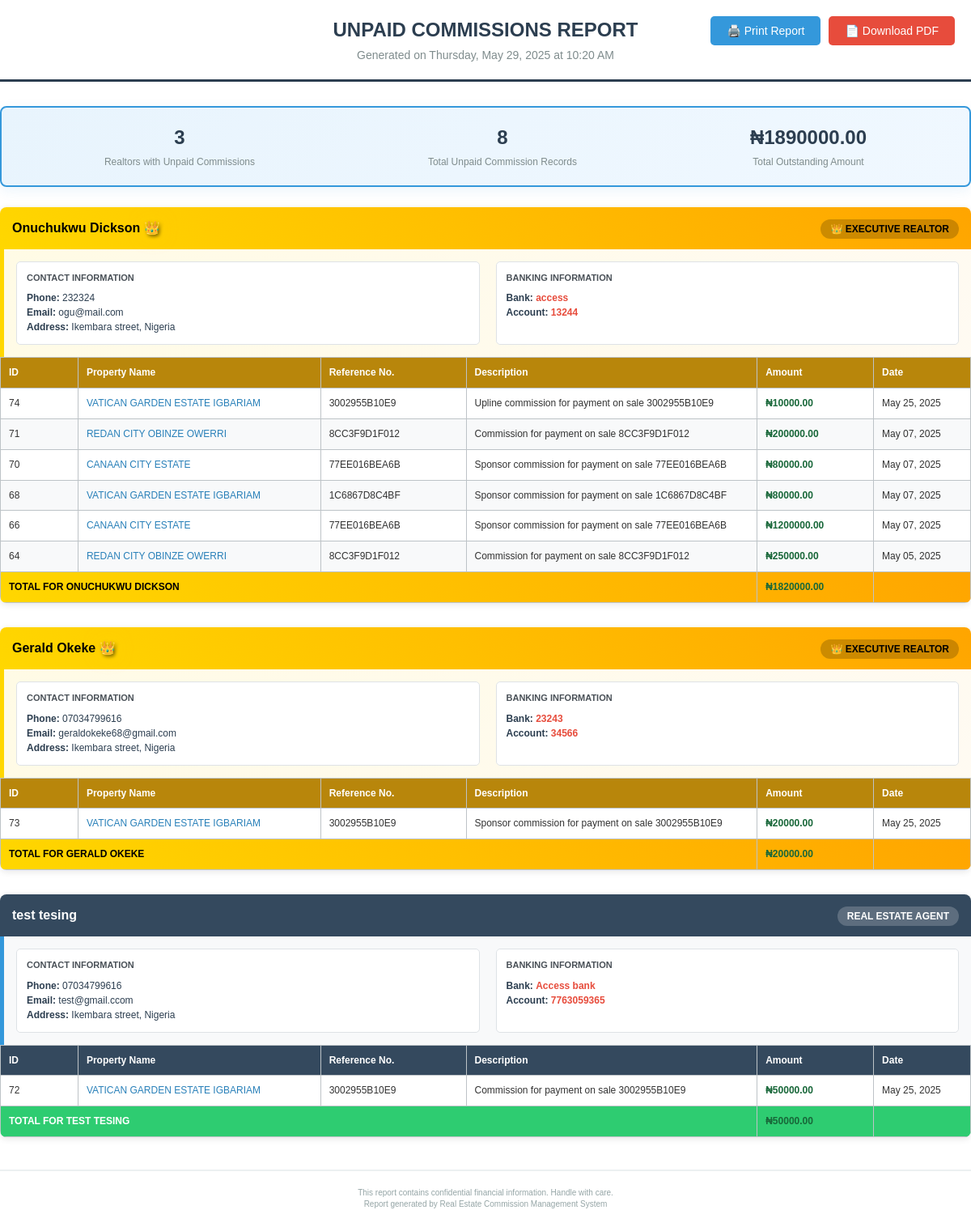
Screenshot of /commissions/unpaid/print/ (signed in) with the database file from the repository.
### estate/models.py (models this page shows, shortened)
class Realtor(models.Model):
    STATUS_CHOICES = [
        ('regular', 'Regular Realtor'),
        ('executive', 'Executive Realtor'),
    ]
    first_name = models.CharField(max_length=100)
    last_name = models.CharField(max_length=100)
    email = models.EmailField(unique=True)
    phone = models.CharField(max_length=20)
    image = models.ImageField(upload_to='realtors/', blank=True, null=True)
    address = models.CharField(max_length=255)
    country = models.CharField(max_length=100)
    status = models.CharField(
        max_length=20,
        choices=STATUS_CHOICES,
        default='regular',
        help_text="Realtor status - can be changed by admin"
    )
    account_number = models.CharField(max_length=50)
    bank_name = models.CharField(max_length=100)
    referral_code = models.CharField(max_length=8, unique=True)
    sponsor_code = models.CharField(max_length=8, blank=True, null=True)
    sponsor = models.ForeignKey('self', on_delete=models.SET_NULL, blank=True, null=True, related_name='referrals')
    total_commission = models.DecimalField(max_digits=12, decimal_places=2, default=0.00)
    paid_commission = models.DecimalField(max_digits=12, decimal_places=2, default=0.00)
    created_at = models.DateTimeField(auto_now_add=True)
    updated_at = models.DateTimeField(auto_now=True)
    @property
    def full_name(self):
        return f"{self.first_name} {self.last_name}"
    @property
    def is_executive(self):
        return self.status == 'executive'
    class Meta:
        ordering = ['status', 'last_name', 'first_name']  # Executive realtors first
        indexes = [
            models.Index(fields=['status']),
            models.Index(fields=['referral_code']),
        ]

class Commission(models.Model):
    realtor = models.ForeignKey(Realtor, on_delete=models.CASCADE, related_name='commissions')
    amount = models.DecimalField(max_digits=12, decimal_places=2)
    description = models.CharField(max_length=255)  # e.g., "Commission for Property XYZ sale"
    property_reference = models.CharField(max_length=100, blank=True, null=True)  # Reference to property sold
    is_paid = models.BooleanField(default=False)
    paid_date = models.DateTimeField(blank=True, null=True)
    created_at = models.DateTimeField(auto_now_add=True)

class PropertySale(models.Model):
    PROPERTY_TYPE_CHOICES = [
        ('building', 'Building Property'),
        ('land', 'Land'),
    ]
    PAYMENT_PLAN_CHOICES = [
        ('outright', 'Outright Purchase'),
        ('3_months', '3 Months Plan'),
        ('6_months', '6 Months Plan'),
    ]
    MARITAL_STATUS_CHOICES = [
        ('single', 'Single'),
        ('married', 'Married'),
        ('divorced', 'Divorced'),
        ('widowed', 'Widowed'),
    ]
    ID_TYPE_CHOICES = [
        ('national_id', 'National ID'),
        ('intl_passport', 'International Passport'),
        ('drivers_license', 'Driver\'s License'),
        ('voters_card', 'Voter\'s Card'),
    ]
    def generate_reference_number():
        return ''.join(uuid.uuid4().hex[:12].upper())
    reference_number = models.CharField(max_length=12, default=generate_reference_number, unique=True, editable=False)
    description = models.TextField(max_length=255)
    property_type = models.CharField(max_length=10, choices=PROPERTY_TYPE_CHOICES)
    property_item = models.ForeignKey(Property, on_delete=models.CASCADE, related_name='sales')  # Renamed from 'property'
    quantity = models.PositiveIntegerField(help_text="Number of plots or buildings")
    client_name = models.CharField(max_length=255, blank=True, null=True)
    client_address = models.TextField( blank=True, null=True)
    client_phone = models.CharField(max_length=20, blank=True, null=True)
    client_email = models.EmailField(max_length=255, blank=True, null=True)
    marital_status = models.CharField(max_length=10, choices=MARITAL_STATUS_CHOICES, default='single')
    spouse_name = models.CharField(max_length=255, blank=True, null=True)
    spouse_phone = models.CharField(max_length=20, blank=True, null=True)
    id_type = models.CharField(max_length=15, choices=ID_TYPE_CHOICES, blank=True, null=True)
    id_number = models.CharField(max_length=50, blank=True, null=True)
    lga_of_origin = models.CharField(max_length=100, blank=True, null=True)
    town_of_origin = models.CharField(max_length=100, blank=True, null=True)
    state_of_origin = models.CharField(max_length=100, blank=True, null=True)
    bank_name = models.CharField(max_length=255, blank=True, null=True)
    account_number = models.CharField(max_length=20, blank=True, null=True)
    account_name = models.CharField(max_length=255, blank=True, null=True)
    next_of_kin_name = models.CharField(max_length=255, blank=True, null=True)
    next_of_kin_address = models.TextField( blank=True, null=True)
    next_of_kin_phone = models.CharField(max_length=20, blank=True, null=True)
    original_price = models.DecimalField(max_digits=12, decimal_places=2)
    selling_price = models.DecimalField(max_digits=12, decimal_places=2)
    amount_paid = models.DecimalField(max_digits=12, decimal_places=2, default=0)
    payment_plan = models.CharField(max_length=10, choices=PAYMENT_PLAN_CHOICES, default='outright')
    realtor = models.ForeignKey(Realtor, on_delete=models.CASCADE, related_name='sales')
    realtor_commission_percentage = models.DecimalField(max_digits=5, decimal_places=2, default=0)
    sponsor_commission_percentage = models.DecimalField(max_digits=5, decimal_places=2, default=0)
    upline_commission_percentage = models.DecimalField(max_digits=5, decimal_places=2, default=0)
    created_at = models.DateTimeField(auto_now_add=True)
    updated_at = models.DateTimeField(auto_now=True)

class Property(models.Model):
    STATES_CHOICES = [
        ('abia', 'Abia'),
        ('adamawa', 'Adamawa'),
        ('akwa_ibom', 'Akwa Ibom'),
        ('anambra', 'Anambra'),
        ('bauchi', 'Bauchi'),
        ('bayelsa', 'Bayelsa'),
        ('benue', 'Benue'),
        ('borno', 'Borno'),
        ('cross_river', 'Cross River'),
        ('delta', 'Delta'),
        ('ebonyi', 'Ebonyi'),
        ('edo', 'Edo'),
        ('ekiti', 'Ekiti'),
        ('enugu', 'Enugu'),
        ('fct', 'Federal Capital Territory'),
        ('gombe', 'Gombe'),
        ('imo', 'Imo'),
        ('jigawa', 'Jigawa'),
        ('kaduna', 'Kaduna'),
        ('kano', 'Kano'),
        ('katsina', 'Katsina'),
        ('kebbi', 'Kebbi'),
        ('kogi', 'Kogi'),
        ('kwara', 'Kwara'),
        ('lagos', 'Lagos'),
        ('nasarawa', 'Nasarawa'),
        ('niger', 'Niger'),
        ('ogun', 'Ogun'),
        ('ondo', 'Ondo'),
        ('osun', 'Osun'),
        ('oyo', 'Oyo'),
        ('plateau', 'Plateau'),
        ('rivers', 'Rivers'),
        ('sokoto', 'Sokoto'),
        ('taraba', 'Taraba'),
        ('yobe', 'Yobe'),
        ('zamfara', 'Zamfara'),
    ]
    name = models.CharField(max_length=255)
    description = models.TextField()
    location = models.CharField(max_length=100, choices=STATES_CHOICES)
    address = models.TextField()
    created_at = models.DateTimeField(auto_now_add=True)
    updated_at = models.DateTimeField(auto_now=True)
    class Meta:
        verbose_name_plural = "Properties"

### estate/views.py (the view)
# urls.py: path('commissions/unpaid/print/', views.unpaid_commissions_print, name='unpaid_commissions_print'),
@login_required
def unpaid_commissions_print(request):
    unpaid_commissions = Commission.objects.filter(
        is_paid=False
    ).select_related(
        'realtor'
    ).order_by('realtor__last_name', 'realtor__first_name', '-created_at')
    property_sales = {}
    for commission in unpaid_commissions:
        if commission.property_reference:
            try:
                sale = PropertySale.objects.select_related('property_item').get(
                    reference_number=commission.property_reference
                )
                property_sales[commission.property_reference] = sale
            except PropertySale.DoesNotExist:
                property_sales[commission.property_reference] = None
    from django.db import models
    total_unpaid_amount = unpaid_commissions.aggregate(
        total=models.Sum('amount')
    )['total'] or 0
    commissions_by_realtor = {}
    for commission in unpaid_commissions:
        realtor_id = commission.realtor.id
        if realtor_id not in commissions_by_realtor:
            commissions_by_realtor[realtor_id] = {
                'realtor': commission.realtor,
                'commissions': [],
                'total': 0
            }
        commissions_by_realtor[realtor_id]['commissions'].append(commission)
        commissions_by_realtor[realtor_id]['total'] += commission.amount
    context = {
        'unpaid_commissions': unpaid_commissions,
        'commissions_by_realtor': commissions_by_realtor,
        'property_sales': property_sales,
        'total_unpaid_amount': total_unpaid_amount,
        'total_realtors': len(commissions_by_realtor),
        'total_commissions_count': unpaid_commissions.count(),
        'print_date': timezone.now(),
    }
    return render(request, 'user/unpaid_commissions_print.html', context)

### estate/templates/user/unpaid_commissions_print.html (shortened to what this page needs)
{% load dict_extras %}
<!DOCTYPE html>
<html lang="en">
<head>
</head>
<body>
    <div class="action-buttons">
        <button class="print-button" onclick="window.print()">🖨️ Print Report</button>
        <button class="pdf-button" onclick="downloadPDF()">📄 Download PDF</button>
    </div>
    <div class="header">
        <h1>UNPAID COMMISSIONS REPORT</h1>
        <p>Generated on {{ print_date|date:"l, F d, Y" }} at {{ print_date|time:"g:i A" }}</p>
    </div>
    <div class="summary-section">
        <div class="summary-stats">
            <div class="summary-item">
                <h3>{{ total_realtors }}</h3>
                <p>Realtors with Unpaid Commissions</p>
            </div>
            <div class="summary-item">
                <h3>{{ total_commissions_count }}</h3>
                <p>Total Unpaid Commission Records</p>
            </div>
            <div class="summary-item">
                <h3 class="total-amount">₦{{ total_unpaid_amount|floatformat:2 }}</h3>
                <p>Total Outstanding Amount</p>
            </div>
        </div>
    </div>
    {% for realtor_data in commissions_by_realtor.values %}
    <div class="realtor-section">
        <div class="realtor-header {% if realtor_data.realtor.is_executive %}executive{% endif %}">
            <div>
                <strong>{{ realtor_data.realtor.full_name }}</strong>
                {% if realtor_data.realtor.is_executive %}
                    <span class="executive-crown">👑</span>
                {% endif %}
            </div>
            <div>
                {% if realtor_data.realtor.is_executive %}
                    <span class="executive-badge">👑 EXECUTIVE REALTOR</span>
                {% else %}
                    <span class="regular-badge">REAL ESTATE AGENT</span>
                {% endif %}
            </div>
        </div>
        <div class="realtor-info {% if realtor_data.realtor.is_executive %}executive{% endif %}">
            <div class="contact-info">
                <span class="info-label">Contact Information</span>
                <div class="info-content">
                    <strong>Phone:</strong> {{ realtor_data.realtor.phone }}<br>
                    <strong>Email:</strong> {{ realtor_data.realtor.email }}<br>
                    <strong>Address:</strong> {{ realtor_data.realtor.address }}, {{ realtor_data.realtor.country }}
                </div>
            </div>
            <div class="banking-info">
                <span class="info-label">Banking Information</span>
                <div class="info-content">
                    <strong>Bank:</strong> <span class="account-highlight">{{ realtor_data.realtor.bank_name }}</span><br>
                    <strong>Account:</strong> <span class="account-highlight">{{ realtor_data.realtor.account_number }}</span>
                </div>
            </div>
        </div>
        <table class="commissions-table {% if realtor_data.realtor.is_executive %}executive{% endif %}">
            <thead>
                <tr>
                    <th style="width: 8%;">ID</th>
                    <th style="width: 25%;">Property Name</th>
                    <th style="width: 15%;">Reference No.</th>
                    <th style="width: 30%;">Description</th>
                    <th style="width: 12%;">Amount</th>
                    <th style="width: 10%;">Date</th>
                </tr>
            </thead>
            <tbody>
                {% for commission in realtor_data.commissions %}
                <tr>
                    <td>{{ commission.id }}</td>
                    <td class="property-name">
                        {% with property_sales|key:commission.property_reference as sale %}
                            {% if sale %}
                                {{ sale.property_item.name }}
                            {% elif commission.property_reference %}
                                Property Not Found
                            {% else %}
                                N/A
                            {% endif %}
                        {% endwith %}
                    </td>
                    <td>
                        {% if commission.property_reference %}
                            {{ commission.property_reference }}
                        {% else %}
                            N/A
                        {% endif %}
                    </td>
                    <td>{{ commission.description }}</td>
                    <td class="amount">₦{{ commission.amount|floatformat:2 }}</td>
                    <td>{{ commission.created_at|date:"M d, Y" }}</td>
                </tr>
                {% endfor %}
                <tr class="realtor-total {% if realtor_data.realtor.is_executive %}executive{% endif %}">
                    <td colspan="4"><strong>TOTAL FOR {{ realtor_data.realtor.full_name|upper }}</strong></td>
                    <td class="amount"><strong>₦{{ realtor_data.total|floatformat:2 }}</strong></td>
                    <td></td>
                </tr>
            </tbody>
        </table>
    </div>
    {% empty %}
    <div class="no-commissions">
        <h3>🎉 No Unpaid Commissions Found!</h3>
        <p>All commissions have been paid.</p>
        <p>Great job maintaining up-to-date payments!</p>
    </div>
    {% endfor %}
    <div class="footer">
        <p>This report contains confidential financial information. Handle with care.</p>
        <p>Report generated by Real Estate Commission Management System</p>
    </div>
</body>
</html>

### rows the page displays
Realtor: realtor.full_name "Onuchukwu Dickson", status "👑 EXECUTIVE REALTOR", realtor.phone "232324", realtor.email "ogu@mail.com", realtor.address "Ikembara street", realtor.country "Nigeria", realtor.bank_name "access", realtor.account_number "13244", realtor.full_name "ONUCHUKWU DICKSON", total "1820000.00"
Commission: id "74", property_reference.property_item.name "VATICAN GARDEN ESTATE IGBARIAM", property_reference "3002955B10E9", description "Upline commission for payment on sale 3002955B10E9", amount "10000.00", created_at "May 25, 2025"
Commission: id "71", property_reference.property_item.name "REDAN CITY OBINZE OWERRI", property_reference "8CC3F9D1F012", description "Commission for payment on sale 8CC3F9D1F012", amount "200000.00", created_at "May 07, 2025"
Commission: id "70", property_reference.property_item.name "CANAAN CITY ESTATE", property_reference "77EE016BEA6B", description "Sponsor commission for payment on sale 77EE016BEA6B", amount "80000.00", created_at "May 07, 2025"
Commission: id "68", property_reference.property_item.name "VATICAN GARDEN ESTATE IGBARIAM", property_reference "1C6867D8C4BF", description "Sponsor commission for payment on sale 1C6867D8C4BF", amount "80000.00", created_at "May 07, 2025"
Commission: id "66", property_reference.property_item.name "CANAAN CITY ESTATE", property_reference "77EE016BEA6B", description "Sponsor commission for payment on sale 77EE016BEA6B", amount "1200000.00", created_at "May 07, 2025"
Commission: id "64", property_reference.property_item.name "REDAN CITY OBINZE OWERRI", property_reference "8CC3F9D1F012", description "Commission for payment on sale 8CC3F9D1F012", amount "250000.00", created_at "May 05, 2025"
Realtor: realtor.full_name "Gerald Okeke", status "👑 EXECUTIVE REALTOR", realtor.phone "07034799616", realtor.email "geraldokeke68@gmail.com", realtor.address "Ikembara street", realtor.country "Nigeria", realtor.bank_name "23243", realtor.account_number "34566", realtor.full_name "GERALD OKEKE", total "20000.00"
Commission: id "73", property_reference.property_item.name "VATICAN GARDEN ESTATE IGBARIAM", property_reference "3002955B10E9", description "Sponsor commission for payment on sale 3002955B10E9", amount "20000.00", created_at "May 25, 2025"
Realtor: realtor.full_name "test tesing", status "REAL ESTATE AGENT", realtor.phone "07034799616", realtor.email "test@gmail.ccom", realtor.address "Ikembara street", realtor.country "Nigeria", realtor.bank_name "Access bank", realtor.account_number "7763059365", realtor.full_name "TEST TESING", total "50000.00"
Commission: id "72", property_reference.property_item.name "VATICAN GARDEN ESTATE IGBARIAM", property_reference "3002955B10E9", description "Commission for payment on sale 3002955B10E9", amount "50000.00", created_at "May 25, 2025"

### other values shown
{{ total_realtors }} "3"
{{ total_commissions_count }} "8"
{{ total_unpaid_amount|floatformat:2 }} "1890000.00"
